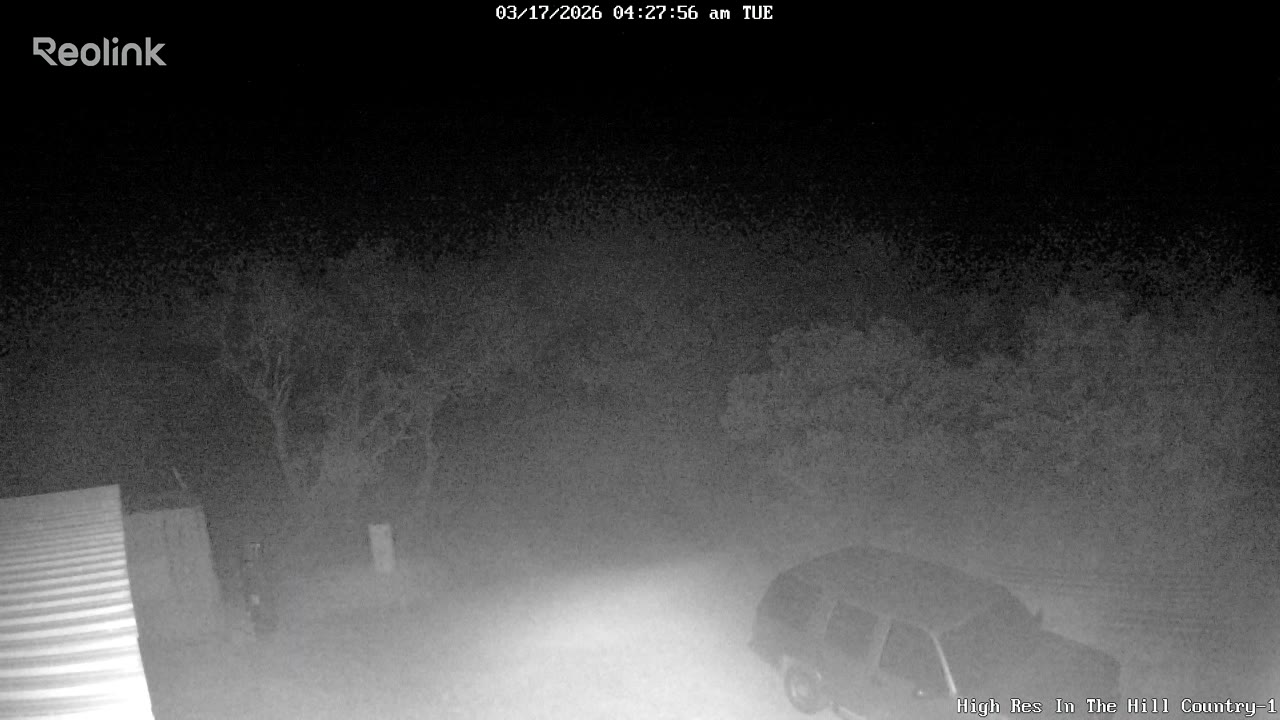
#> input picture weather/20260317_172708_scene_camera_raw.jpg, 1280 x 720 px
$ python -i pipeline.py   (imports and definitions only)
#> lines starting #> are read from the running program, lines starting #| are printed output that depends on the picture
#> further down, picture is the input picture: PIL image 1280x720 RGB; mean R, G, B 69.3, 69.3, 69.3
"""Orchestrates one image through the full triage pipeline."""

import logging
from datetime import datetime, timezone
from pathlib import Path

from PIL import Image, ImageEnhance, ImageOps

from naming import build_output_path, derive_label_and_category
from ocr import detect_overlay_bounds

log = logging.getLogger("pipeline")

JPEG_QUALITY = 95

_NIGHTTIME_CATEGORIES = {"stars"}


def _enhance_nighttime(img: Image.Image) -> Image.Image:
    img = ImageOps.autocontrast(img, cutoff=0.5)
    img = ImageEnhance.Contrast(img).enhance(1.6)
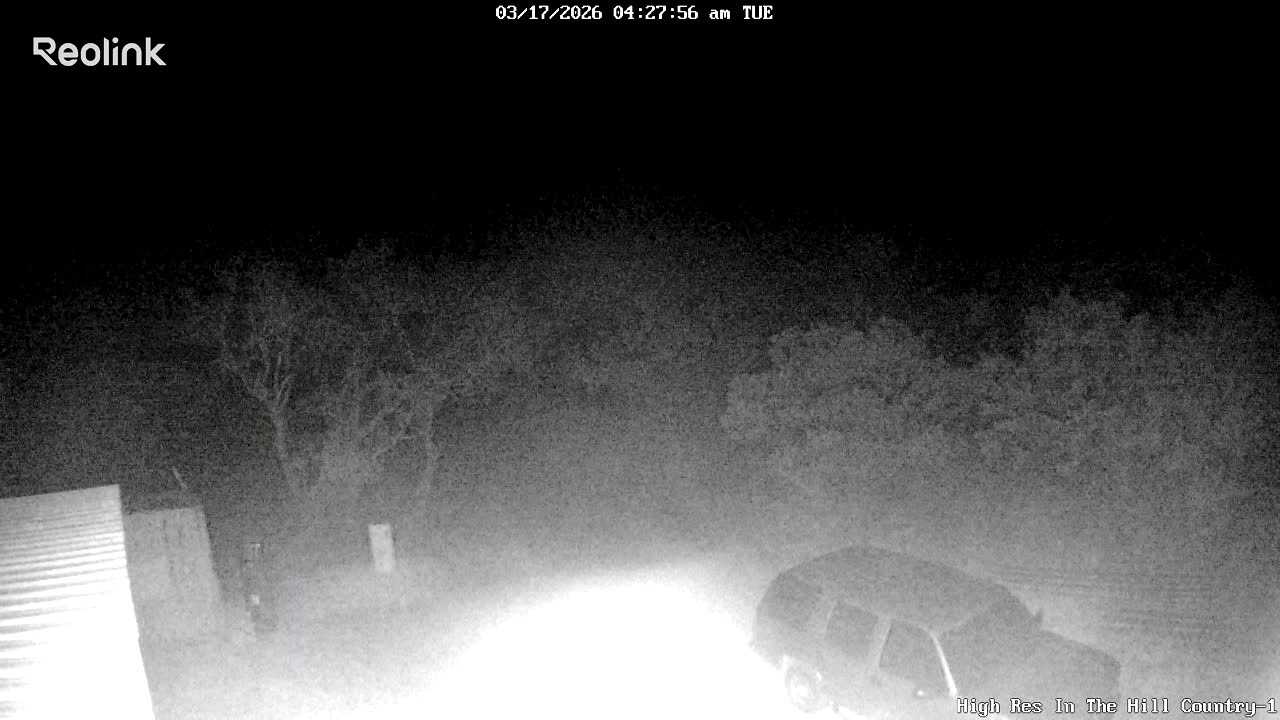
#> img: PIL image 1280x720 RGB; mean R, G, B 79.1, 79.1, 79.1
    img = ImageEnhance.Brightness(img).enhance(0.85)
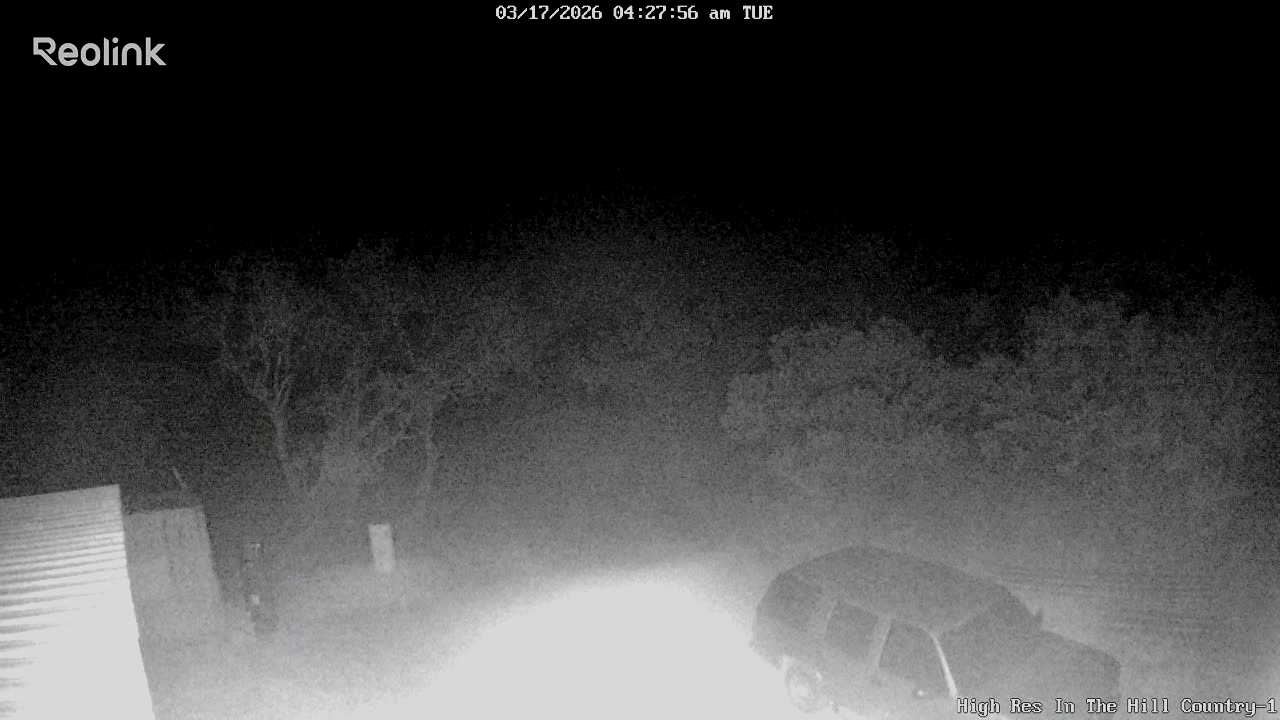
#> img: PIL image 1280x720 RGB; mean R, G, B 66.9, 66.9, 66.9
    return img


# [66 lines left out: function process_image, not called in this run]

>>> from PIL import Image
>>> picture = Image.open('../weather/20260317_172708_scene_camera_raw.jpg')
>>> result = _enhance_nighttime(picture)

$ run again, on weather/20260331_213957_scene_camera_raw.jpg
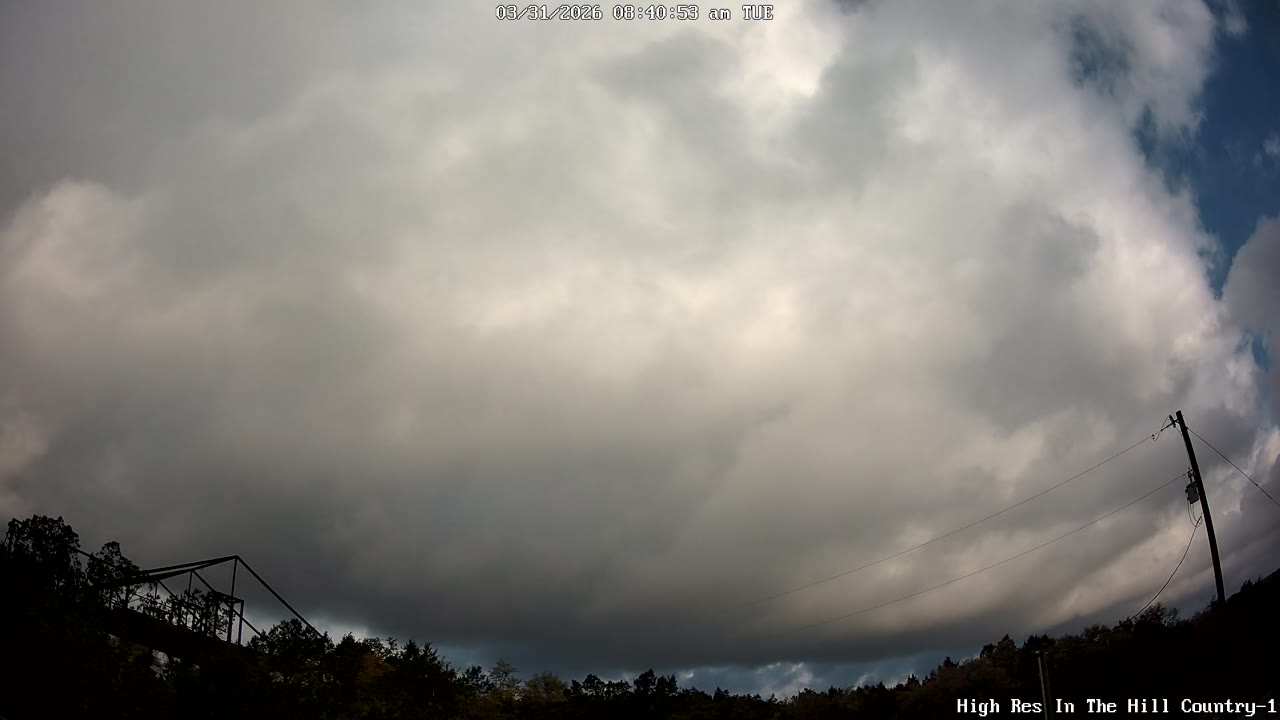
#> input picture weather/20260331_213957_scene_camera_raw.jpg, 1280 x 720 px
#> picture is the input picture: PIL image 1280x720 RGB; mean R, G, B 128.9, 126.9, 122.3
#> in _enhance_nighttime, `img = ImageEnhance.Contrast(img).enhance(1.6)`:
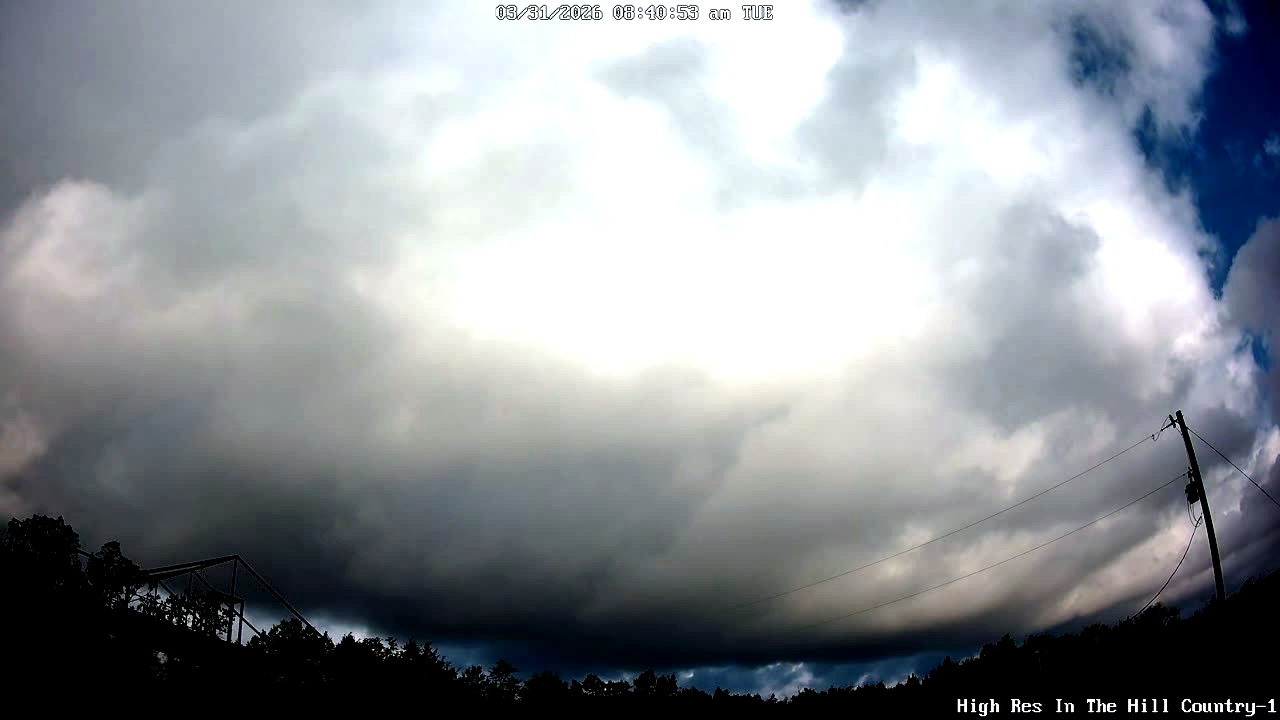
#> img: PIL image 1280x720 RGB; mean R, G, B 141.2, 146.1, 151.3
#> in _enhance_nighttime, `img = ImageEnhance.Brightness(img).enhance(0.85)`:
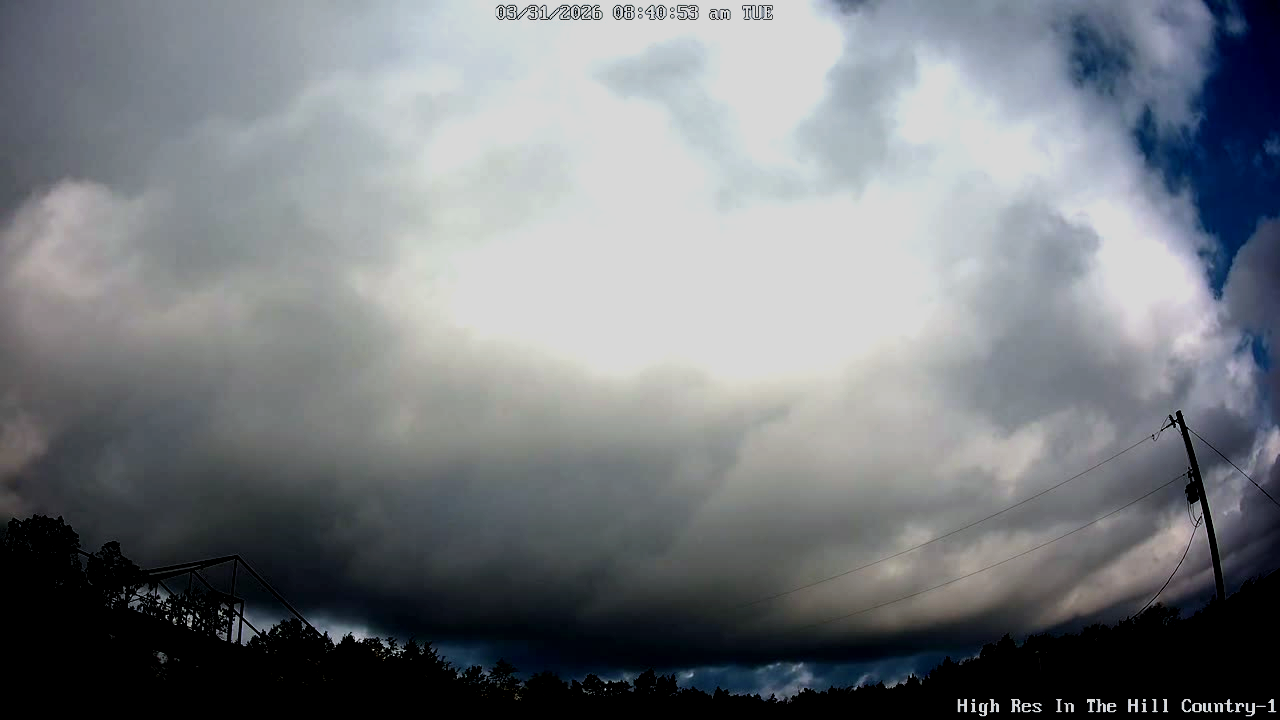
#> img: PIL image 1280x720 RGB; mean R, G, B 119.6, 123.7, 128.1
